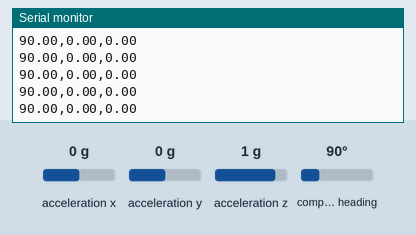
The sketch below on a simulated Arduino Uno, built with avr-gcc and run on an emulated ATmega328P. On the bench: the last lines printed to the serial monitor. The inputs (shaded band) are chosen by the test bench; at power-on: acceleration x 0 g, acceleration y 0 g, acceleration z 1 g, compass heading 90°.

Above: at 2.2 s.
2.3 s: acceleration x set to -1.4 g
At 2.8 s:
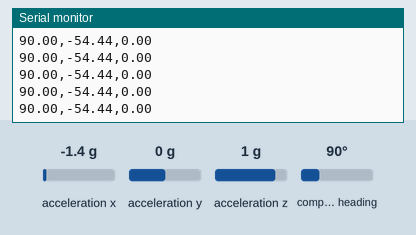
5.3 s: acceleration y set to -1.4 g
At 5.9 s:
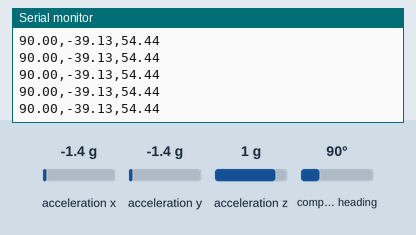
8.3 s: acceleration z set to -1.4 g
At 9.2 s:
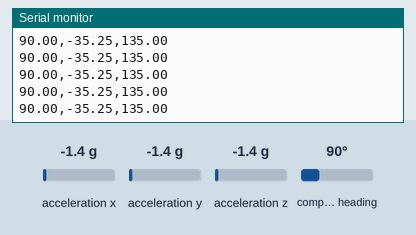
9.8 s: compass heading set to 7°
At 10.6 s:
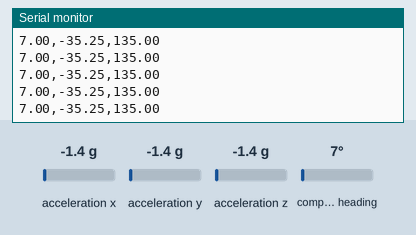
Timing chart, 0 to 12.3 s (numbered marks = the images above; inputs shaded):
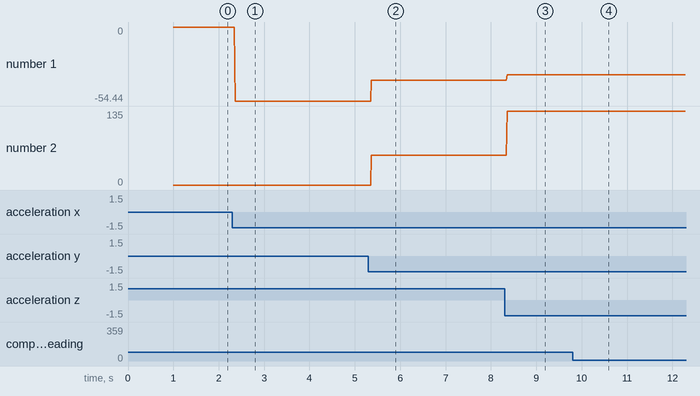

The sketch:

FreeIMU_Sim.ino
```cpp
#include <Wire.h>
#include <Adafruit_Sensor.h>
#include <Adafruit_BNO055.h>
#include <utility/imumaths.h>

/* This driver reads raw data from the BNO055

   Connections
   ===========
   Connect SCL to analog 5
   Connect SDA to analog 4
   Connect VDD to 3.3V DC
   Connect GROUND to common ground

   History
   =======
   2015/MAR/03  - First release (KTOWN)
*/

/* Set the delay between fresh samples */
#define BNO055_SAMPLERATE_DELAY_MS (10)

Adafruit_BNO055 bno = Adafruit_BNO055();

/**************************************************************************/
/*
    Arduino setup function (automatically called at startup)
*/
/**************************************************************************/
void setup(void)
{
  Serial.begin(9600);
  //Serial.println("Orientation Sensor Raw Data Test"); Serial.println("");

  /* Initialise the sensor */
  if(!bno.begin())
  {
    /* There was a problem detecting the BNO055 ... check your connections */
    //Serial.print("Ooops, no BNO055 detected ... Check your wiring or I2C ADDR!");
    while(1);
  }

  delay(1000);

  /* Display the current temperature */
  /*int8_t temp = bno.getTemp();
  Serial.print("Current Temperature: ");
  Serial.print(temp);
  Serial.println(" C");
  Serial.println("");*/

  bno.setExtCrystalUse(true);

  //Serial.println("Calibration status values: 0=uncalibrated, 3=fully calibrated");
}

/**************************************************************************/
/*
    Arduino loop function, called once 'setup' is complete (your own code
    should go here)
*/
/**************************************************************************/
void loop(void)
{
  // Possible vector values can be:
  // - VECTOR_ACCELEROMETER - m/s^2
  // - VECTOR_MAGNETOMETER  - uT
  // - VECTOR_GYROSCOPE     - rad/s
  // - VECTOR_EULER         - degrees
  // - VECTOR_LINEARACCEL   - m/s^2
  // - VECTOR_GRAVITY       - m/s^2
  imu::Vector<3> euler = bno.getVector(Adafruit_BNO055::VECTOR_EULER);

  /* Display the floating point data */
  //Serial.print("X: ");
  Serial.print(euler.x());
  Serial.print(",");
  //Serial.print(" Y: ");
  Serial.print(euler.y());
  Serial.print(",");
  //Serial.print(" Z: ");
  Serial.println(euler.z());
  //Serial.print("\t\t");

  /*
  // Quaternion data
  imu::Quaternion quat = bno.getQuat();
  Serial.print("qW: ");
  Serial.print(quat.w(), 4);
  Serial.print(" qX: ");
  Serial.print(quat.y(), 4);
  Serial.print(" qY: ");
  Serial.print(quat.x(), 4);
  Serial.print(" qZ: ");
  Serial.print(quat.z(), 4);
  Serial.print("\t\t");
  */

  /* Display calibration status for each sensor. */
  /*uint8_t system, gyro, accel, mag = 0;
  bno.getCalibration(&system, &gyro, &accel, &mag);
  Serial.print("CALIBRATION: Sys=");
  Serial.print(system, DEC);
  Serial.print(" Gyro=");
  Serial.print(gyro, DEC);
  Serial.print(" Accel=");
  Serial.print(accel, DEC);
  Serial.print(" Mag=");
  Serial.println(mag, DEC);*/

  delay(BNO055_SAMPLERATE_DELAY_MS);
}
```

Measured:
- after the input at 2.3 s, the serial monitor: prints a new line after 0.06 s (image 1)
- after the input at 5.3 s, the serial monitor: prints a new line after 0.07 s (image 2)
- after the input at 8.3 s, the serial monitor: prints a new line after 0.06 s (image 3)
- after the input at 9.8 s, the serial monitor: prints a new line after 0.07 s (image 4)
- plotted number 1: 0 → -54.44 after the input at 2.3 s, -54.44 → -39.13 after the input at 5.3 s, -39.13 → -35.25 after the input at 8.3 s
- plotted number 2: 0 → 54.44 after the input at 5.3 s, 54.44 → 135 after the input at 8.3 s
